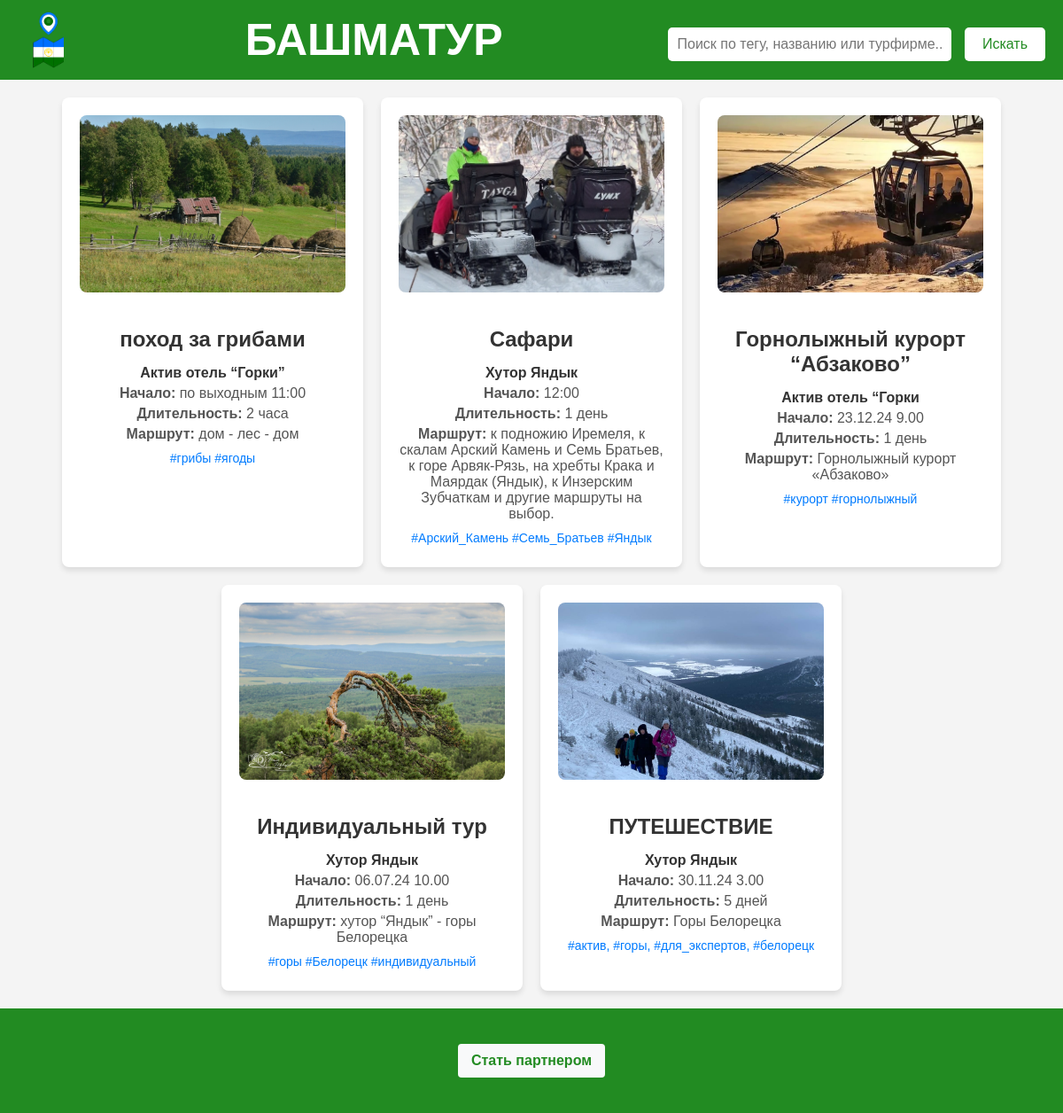
The app's page /tours, older data.
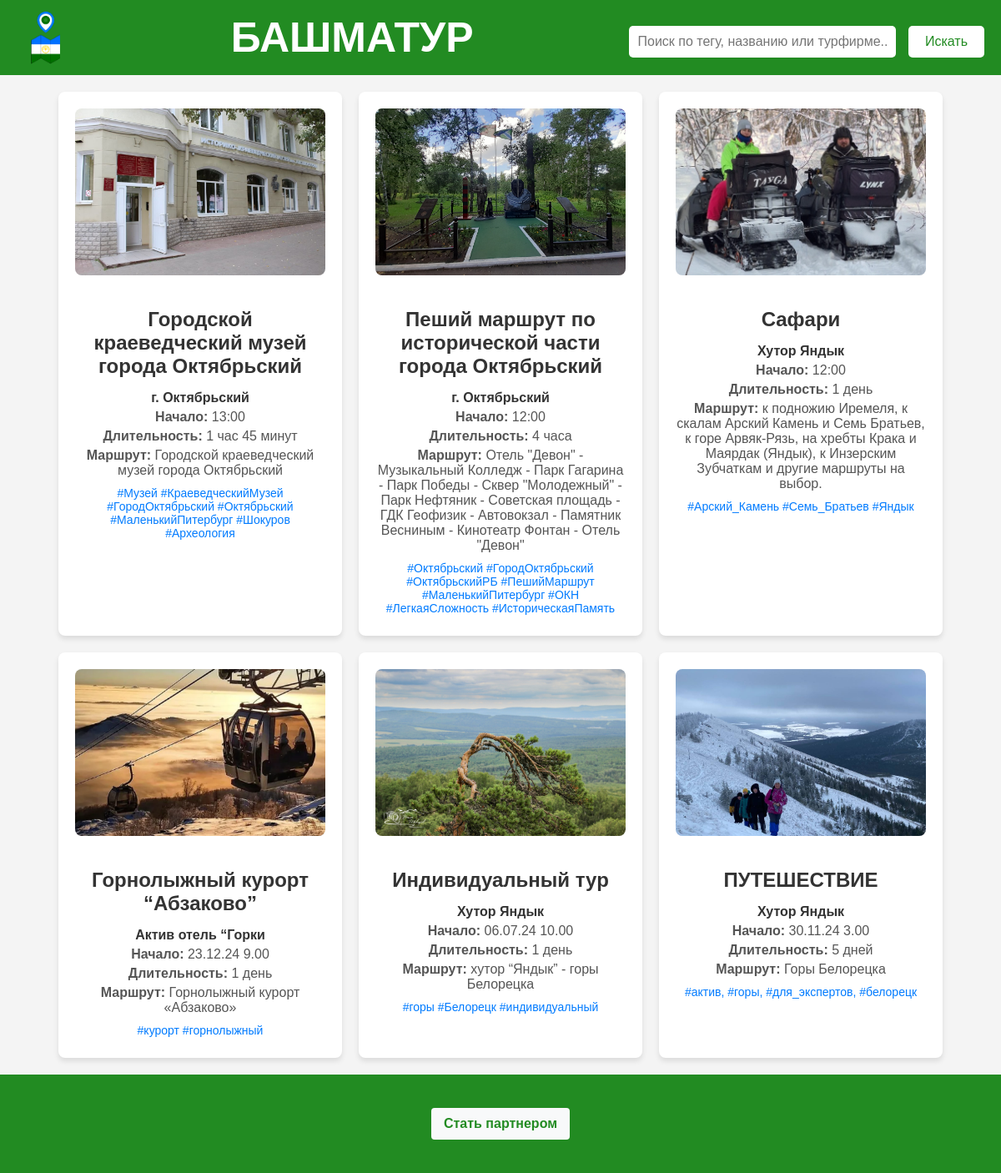
The same page, newer data.
### tables this page shows
CREATE TABLE tours (id INTEGER PRIMARY KEY AUTOINCREMENT, title varchar (255), start_time varchar (255), duration varchar (255), route varchar (255), tags varchar (255), tour_agency varchar (255), photo varchar (255), agency_id varchar (255));

### main.py (the view)
@app.get("/tours", response_class=HTMLResponse)
@limiter.limit("120/minute")
async def tours(request: Request, search: str = None):
    data = decode_jwt(request.cookies.get("Authorization"))
    if data:
        is_auth = db.login_user(data["email"], data["password"])
    else:
        is_auth = False
    all_tours = db.get_all_tours()
    all_tours = [Tour(*args) for args in all_tours]
    if search is not None:
        search_lower = search.lower()
        tour_list = [
            tour for tour in all_tours
            if search_lower in tour.tags.lower()
               or max((similar(search_lower, word) for word in tour.title.lower().split())) >= 0.5
               or max((similar(search_lower, word) for word in tour.route.lower().split())) >= 0.5
               or max((similar(search_lower, word) for word in tour.tour_agency.lower().split())) >= 0.5
        ]
    else:
        tour_list = all_tours
    return templates.TemplateResponse(request=request, name="tours.html", context={"tours": tour_list, "is_auth": is_auth})

### templates/tours.html (shortened to what this page needs)
<!DOCTYPE html>
<html lang="en">
<head>
    <link rel="stylesheet" href="/static/home.css">
</head>
<body>
    <div class="header">
        <img src="/static/logo.png" alt="Логотип сайта" class="logo">
        <div class="center-text">БАШМАТУР</div>
        <form method="GET" action="/tours">
            <input type="text" name="search" placeholder="Поиск по тегу, названию или турфирме..." value="{{ search_query }}">
            <button type="submit">Искать</button>
        </form>
    </div>
    <div class="container">
    {% for tour in tours %}
    <div class="card" onclick="window.location.href='/tour/{{ tour.id }}'">
        {% if tour.photo %}
        <img src="static/photo/{{ tour.photo }}" alt="Фото тура" class="card-photo">
        {% endif %}
        <h2>{{ tour.title }}</h2>
        <p class="agency">{{ tour.tour_agency }}</p>
        <p><strong>Начало:</strong> {{ tour.start_time }}</p>
        <p><strong>Длительность:</strong> {{ tour.duration }}</p>
        <p><strong>Маршрут:</strong> {{ tour.route }}</p>
        <p class="tags">{{ tour.tags }}</p>
    </div>
    {% endfor %}
</div>
{% extends "basement.html" %}

### templates/basement.html (shortened to what this page needs)
<footer>
  <div class="container">
    <div class="row">
        {% if is_auth %}
        <a href="/admin" class="btn btn-success">Панель управления турами</a>
        {% else %}
        <a href="/login" class="btn btn-primary">Стать партнером</a>
        {% endif %}
    </div>
  </div>
</footer>

### static/home.css (style rules this page uses)
body { font-family: Arial, sans-serif; margin: 0; padding: 0; background-color: #f4f4f4; }
.header { background-color: #228B22; color: white; padding: 20px; text-align: center; }
.header form { margin-top: 10px; }
.header input[type="text"] { padding: 10px; font-size: 16px; width: 300px; border-radius: 5px; border: none; }
.header button { padding: 10px 20px; font-size: 16px; border: none; border-radius: 5px; background-color: white; color: #228B22; cursor: pointer; margin-left: 10px; }
.container { display: flex; flex-wrap: wrap; gap: 20px; justify-content: center; padding: 20px; }
.card { background: #fff; border-radius: 8px; box-shadow: 0 4px 6px rgba(0, 0, 0, 0.1); padding: 20px; width: 300px; text-align: center; cursor: pointer; transition: transform 0.3s ease, box-shadow 0.3s ease; }
.card h2 { font-size: 24px; margin-bottom: 10px; color: #333; }
.card p { margin: 5px 0; color: #555; }
.card .tags { color: #007BFF; font-size: 14px; margin-top: 10px; }
.card .agency { margin-top: 15px; font-size: 16px; color: #333; font-weight: bold; }
.card { background: #fff; border-radius: 8px; box-shadow: 0 4px 6px rgba(0, 0, 0, 0.1); padding: 20px; width: 300px; text-align: center; cursor: pointer; transition: transform 0.3s ease, box-shadow 0.3s ease; overflow: hidden; }
.card-photo { width: 100%; height: 200px; object-fit: cover; border-radius: 8px; margin-bottom: 15px; }
.header { display: flex; align-items: center; justify-content: space-between; padding: 10px 20px; }
.header .logo { height: 70px; }
.header .center-text { flex-grow: 1; text-align: center; font-size: 50px; font-weight: bold; color: white; margin: 0; }

### templates/basement.html (style rules this page uses)
footer { background-color: #228B22; padding: 20px 0; }
.container { max-width: 1140px; margin: 0 auto; }
.row { display: flex; justify-content: space-between; align-items: center; }
.btn { display: inline-block; font-weight: bold; color: #228B22; text-decoration: none; padding: 10px 15px; border-radius: 4px; transition: background-color 0.3s ease; }
.btn-primary { background-color: #f8f9fa; }

Row changes from the older to the newer data that the page shows:
removed tours: photo (picture), title "поход за грибами", tour_agency "Актив отель “Горки”", start_time "по выходным 11:00", duration "2 часа", route "дом - лес - дом", tags "#грибы #ягоды"
added tours: photo (picture), title "Городской краеведческий музей города Октябрьский", tour_agency "г. Октябрьский", start_time "13:00", duration "1 час 45 минут", route "Городской краеведческий музей города Октябрьский", tags "#Музей #КраеведческийМузей #ГородОктябрьский #Октябрьский #МаленькийПитербург #Шокуров #Археология"
added tours: photo (picture), title "Пеший маршрут по исторической части города Октябрьский", tour_agency "г. Октябрьский", start_time "12:00", duration "4 часа", route "Отель \"Девон\" - Музыкальный Колледж - Парк Гагарина - Парк Победы - Сквер \"Молодежный\" - Парк Нефтяник - Советская площадь - ГДК Геофизик - Автовокзал - Памятник Весниным - Кинотеатр Фонтан - Отель \"Девон\"", tags "#Октябрьский #ГородОктябрьский #ОктябрьскийРБ #ПешийМаршрут #МаленькийПитербург #ОКН #ЛегкаяСложность #ИсторическаяПамять"
